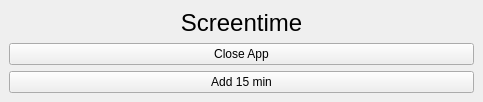
<?xml version="1.0" encoding="UTF-8"?>
<ui version="4.0">
 <class>MainWindow</class>
 <widget class="QMainWindow" name="MainWindow">
  <property name="geometry">
   <rect>
    <x>0</x>
    <y>0</y>
    <width>483</width>
    <height>95</height>
   </rect>
  </property>
  <property name="windowTitle">
   <string>MainWindow</string>
  </property>
  <widget class="QWidget" name="centralwidget">
   <layout class="QGridLayout" name="gridLayout">
    <item row="1" column="0">
     <widget class="QPushButton" name="close_button">
      <property name="text">
       <string>Close App</string>
      </property>
     </widget>
    </item>
    <item row="0" column="0">
     <widget class="QLabel" name="label">
      <property name="text">
       <string>&lt;html&gt;&lt;head/&gt;&lt;body&gt;&lt;p align=&quot;center&quot;&gt;&lt;span style=&quot; font-size:18pt;&quot;&gt;Screentime&lt;/span&gt;&lt;/p&gt;&lt;/body&gt;&lt;/html&gt;</string>
      </property>
     </widget>
    </item>
    <item row="2" column="0">
     <widget class="QPushButton" name="add_button">
      <property name="text">
       <string>Add 15 min</string>
      </property>
     </widget>
    </item>
   </layout>
  </widget>
 </widget>
 <resources/>
 <connections/>
</ui>
